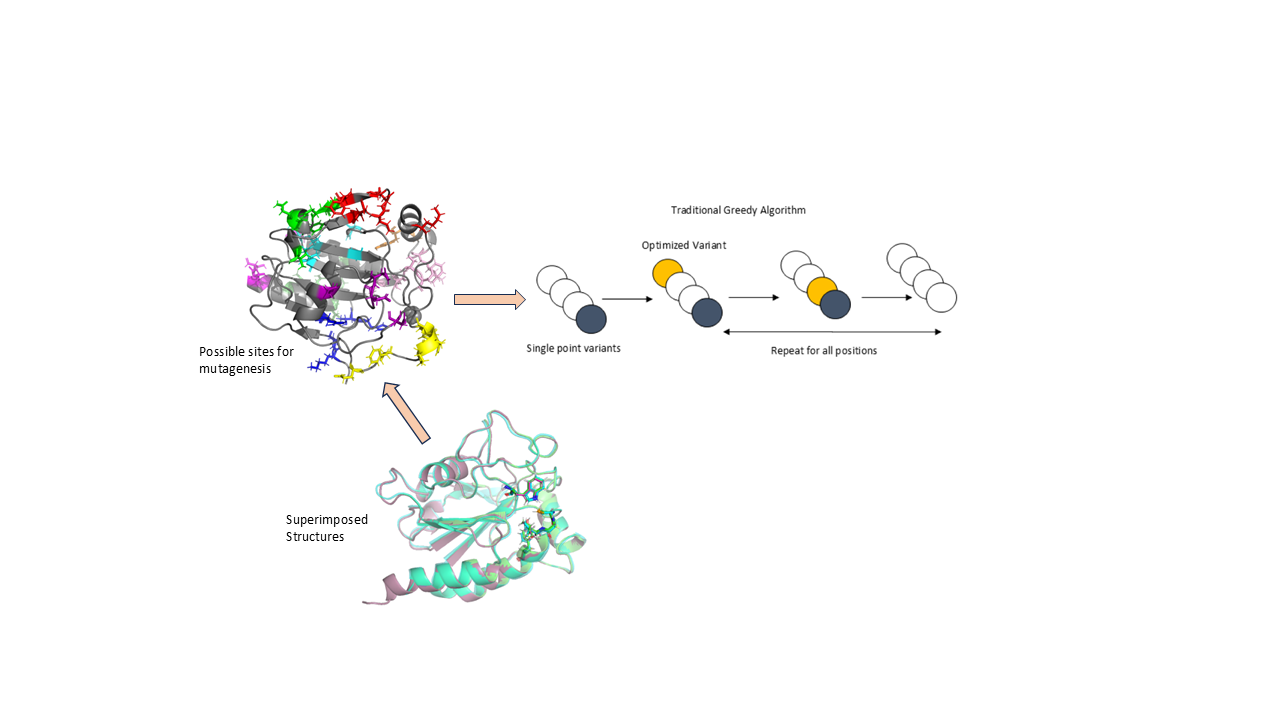
#> input picture analysis_scripts/figures/Slide1.PNG, 1280 x 720 px, found by its file name
$ python merge.py
#> lines starting #> are read from the running program, lines starting #| are printed output that depends on the picture; pictures that were not available may be replaced by others from this repository, and a replacement may not be noted
import matplotlib.pyplot as plt
import matplotlib.image as mpimg
import numpy as np

def crop_whitespace(img, threshold=245):
    if img.ndim == 3:
        gray = img.mean(axis=2)
    else:
        gray = img
    mask = gray < threshold
    coords = np.argwhere(mask)
    if coords.size == 0:
        return img
    y0, x0 = coords.min(axis=0)
    y1, x1 = coords.max(axis=0)
    return img[y0:y1+1, x0:x1+1]


# Paths
imgA_path = r"./analysis_scripts/Scripts_to_generate_figures/Figures/Introduction\Presentation1\Slide1.PNG"
imgB_path = r"./analysis_scripts/Scripts_to_generate_figures/Figures/Introduction\Presentation1\Slide2.PNG"

# Load & crop
imgA = crop_whitespace(mpimg.imread(imgA_path))
#> in crop_whitespace, `mask = gray < threshold`: mask: shape (720, 1280) bool; every value is 1
#> in crop_whitespace, `coords = np.argwhere(mask)`: coords = 921600 pairs, first value 0 to 719, second value 0 to 1279
#> in crop_whitespace, `y0, x0 = coords.min(axis=0)`: y0 = 0
#> in crop_whitespace, `y1, x1 = coords.max(axis=0)`: y1 = 719; x1 = 1279
#> in crop_whitespace, returned value is the input picture: shape (720, 1280, 3) float32; mean R, G, B 0.98, 0.982, 0.98
imgB = crop_whitespace(mpimg.imread(imgB_path))
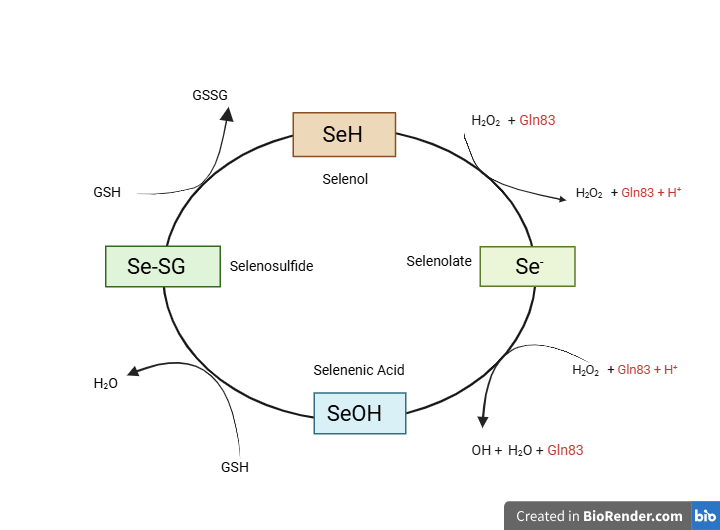
#> input picture analysis_scripts/figures/Catalytic_cycle (1).png, 720 x 530 px, given in place of Slide2.PNG, which was not available
#> call 2 of crop_whitespace, with threshold = 245
#> in crop_whitespace (call 2), `gray = img.mean(axis=2)`:
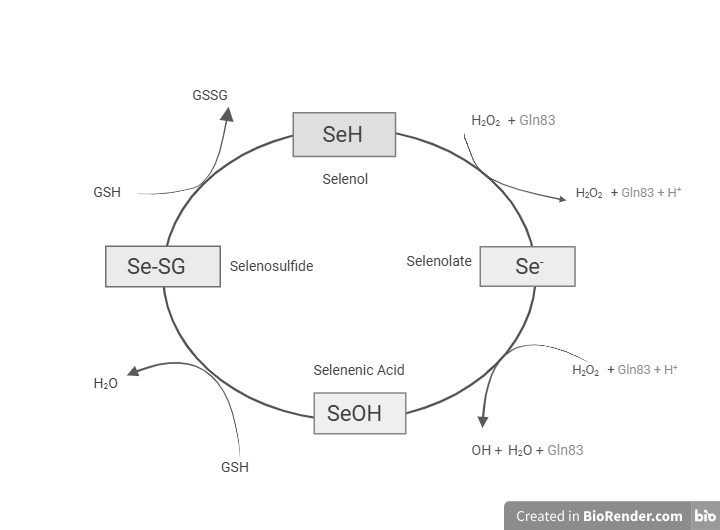
#> gray: shape (530, 720) float32; min 0.25, max 1, mean 0.978
#> in crop_whitespace (call 2), `mask = gray < threshold`: mask: shape (530, 720) bool; every value is 1
#> in crop_whitespace (call 2), `coords = np.argwhere(mask)`: coords = 381600 pairs, first value 0 to 529, second value 0 to 719
#> in crop_whitespace (call 2), `y1, x1 = coords.max(axis=0)`: y1 = 529; x1 = 719
#> in crop_whitespace, returned value is the input picture: shape (530, 720, 4) float32; mean R, G, B, A 0.971, 0.972, 0.969, 1

hA, wA = imgA.shape[:2]
#> hA = 720; wA = 1280
hB, wB = imgB.shape[:2]
#> hB = 530; wB = 720

fig_width = 20  # inches
scale     = fig_width / max(wA, wB)
#> scale = 0.0156

panelA_h = hA * scale
#> panelA_h = 11.25
panelB_h = hB * scale
#> panelB_h = 8.28
total_h   = panelA_h + panelB_h
#> total_h = 19.53

fig = plt.figure(figsize=(fig_width, total_h))

fracA = panelA_h / total_h
#> fracA = 0.576
fracB = panelB_h / total_h
#> fracB = 0.424

# Pixel offset from top-left corner of each image
PAD_X =  30   # pixels from left edge  â† tune this
PAD_Y =  30   # pixels from top edge   â† tune this

# Panel A â€” top
ax1 = fig.add_axes([0, fracB, 1, fracA])
ax1.imshow(imgA)
ax1.axis("off")
ax1.text(
    PAD_X, PAD_Y, "(a)",
    fontfamily="Arial",
    fontsize=15,
    color="black",
    ha="left", va="top",
)

# Panel B â€” bottom
ax2 = fig.add_axes([0, 0, 1, fracB])
ax2.imshow(imgB)
ax2.axis("off")
ax2.text(
    PAD_X, PAD_Y, "(b)",
    fontfamily="Arial",
    fontsize=15,
    color="black",
    ha="left", va="top",
)

plt.savefig(
    r"./analysis_scripts/Scripts_to_generate_figures/Figures/Introduction\Merged_AB.png",
    dpi=600,
    bbox_inches="tight",
    pad_inches=0,
)
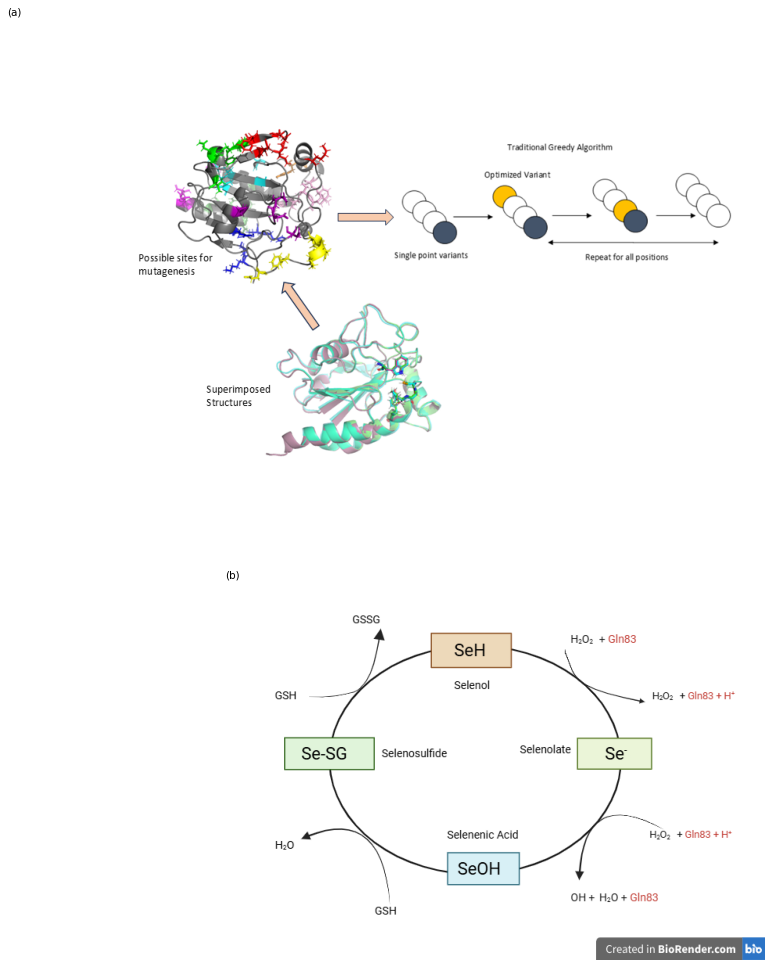
#> figure drawn by matplotlib, 2 panels

plt.show()
